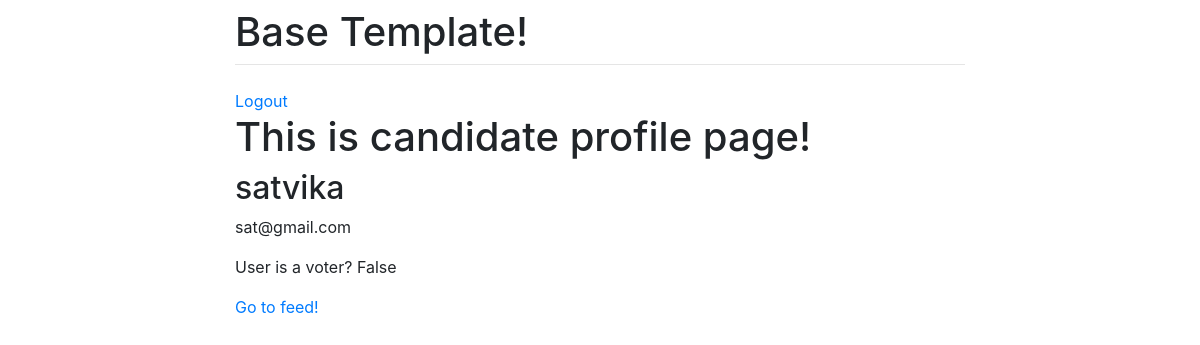
/profile/ (signed in), run on the app's committed database.
### accounts/models.py (models this page shows, shortened)
class Account(AbstractBaseUser):
    email = models.EmailField(verbose_name="email", max_length=60, unique=True)
    username = models.CharField(max_length=30, unique=True)
    date_joined = models.DateTimeField(verbose_name='date joined', auto_now_add=True)
    last_login = models.DateTimeField(verbose_name='last login', auto_now=True)
    is_voter = models.BooleanField(default=True)
    is_admin = models.BooleanField(default=False)
    is_staff = models.BooleanField(default=False)
    is_active = models.BooleanField(default=True)
    is_superuser = models.BooleanField(default=False)
    USERNAME_FIELD = 'username'
    REQUIRED_FIELDS = ['email','is_voter']
    objects = MyAccountManager()

### accounts/views.py (the view)
# urls.py: path('profile/', views.profile, name='profile'),
@login_required
def profile(request):
    if request.user.is_voter:
        return render(request, 'accounts/voter.html')
    else:
        return render(request, 'accounts/candidate.html')

### templates/accounts/candidate.html
{% extends "base.html" %}
{% block content %}
{% if user.is_authenticated %}
    <a href="{% url 'logout' %}">Logout</a>
    <h1>This is candidate profile page!</h1>
    <h2>{{ user.username }}</h2>
    <p>{{ user.email }}</p>
    {% if user.is_voter %}
        <p>User is a voter? {{user.is_voter}}</p>
    {% else %}
        <p>User is a voter? {{user.is_voter}}</p>
    {% endif %}
    <a href="{% url 'blog:post_list' %}">Go to feed!</a>
{% endif %}
{% endblock content %}

### data on the page
Account: username "satvika", email "sat@gmail.com", is_voter "False"
